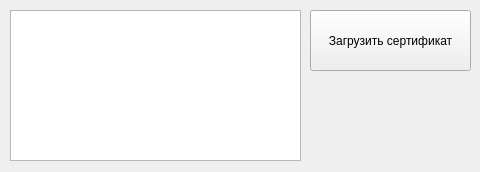
<?xml version="1.0" encoding="UTF-8"?>
<ui version="4.0">
 <class>Form</class>
 <widget class="QWidget" name="Form">
  <property name="geometry">
   <rect>
    <x>0</x>
    <y>0</y>
    <width>480</width>
    <height>172</height>
   </rect>
  </property>
  <property name="sizePolicy">
   <sizepolicy hsizetype="Fixed" vsizetype="Fixed">
    <horstretch>0</horstretch>
    <verstretch>0</verstretch>
   </sizepolicy>
  </property>
  <property name="windowTitle">
   <string>Сертификаты</string>
  </property>
  <widget class="QTextBrowser" name="basic_info">
   <property name="geometry">
    <rect>
     <x>10</x>
     <y>10</y>
     <width>291</width>
     <height>151</height>
    </rect>
   </property>
  </widget>
  <widget class="QPushButton" name="pushButton">
   <property name="geometry">
    <rect>
     <x>310</x>
     <y>10</y>
     <width>161</width>
     <height>61</height>
    </rect>
   </property>
   <property name="text">
    <string>Загрузить сертификат</string>
   </property>
  </widget>
 </widget>
 <resources/>
 <connections/>
</ui>
